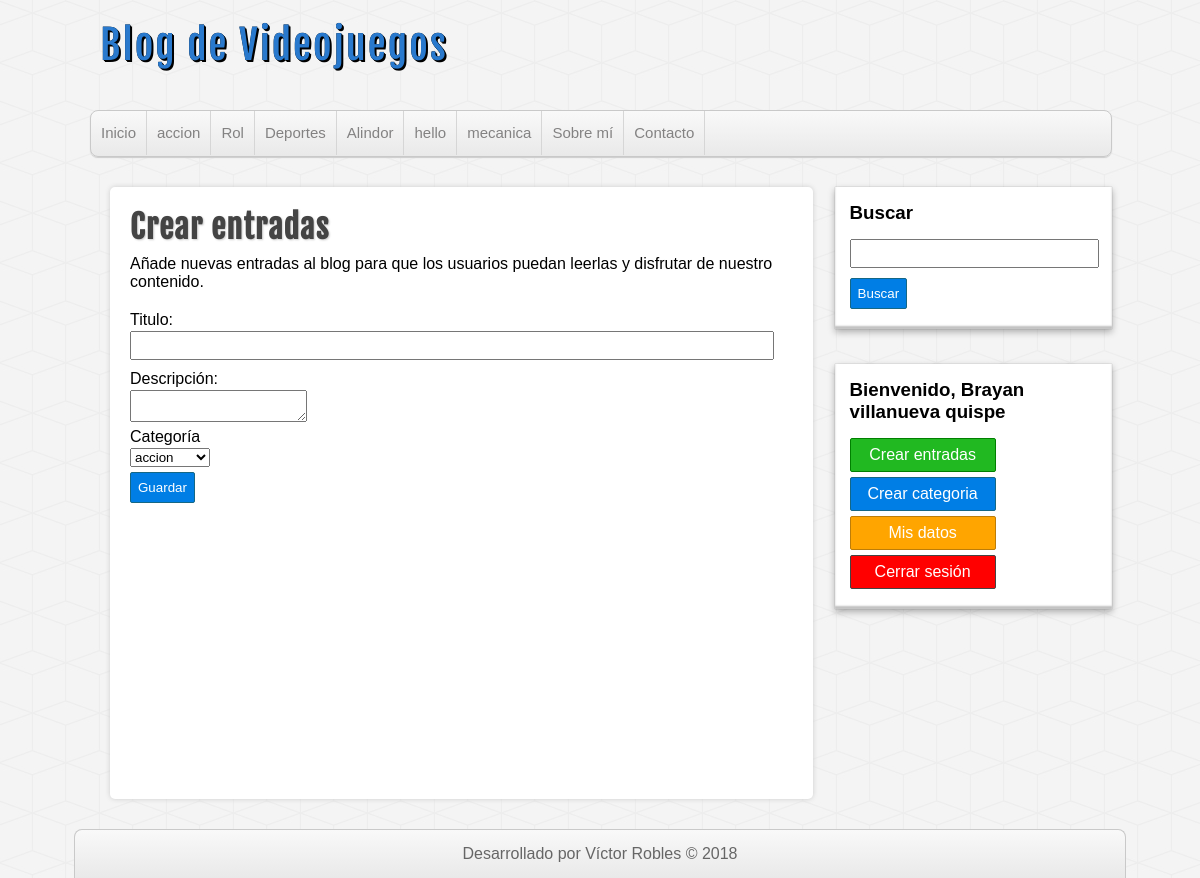
The page /crear-entradas.php (signed in) on the database its author committed.
### tables this page shows
CREATE TABLE IF NOT EXISTS `categorias` (
  `id` int(255) NOT NULL AUTO_INCREMENT,
  `nombre` varchar(100) DEFAULT NULL,
  PRIMARY KEY (`id`)
);

### includes/helpers.php (called while the page is built, shortened)
<?php
function conseguirCategorias($conexion){
	$sql = "SELECT * FROM categorias ORDER BY id ASC;";
	$categorias = mysqli_query($conexion, $sql);
	$resultado = array();
	if($categorias && mysqli_num_rows($categorias) >= 1){
		$resultado = $categorias;
	}
	return $resultado;
}

### crear-entradas.php (the view, shortened to what this page needs)
<?php require_once 'includes/cabecera.php'; ?>
<?php require_once 'includes/lateral.php'; ?>
<div id="principal">
	<h1>Crear entradas</h1>
	<p>
		Añade nuevas entradas al blog para que los usuarios puedan
		leerlas y disfrutar de nuestro contenido.
	</p>
	<br/>
	<form action="guardar-entrada.php" method="POST">
		<label for="titulo">Titulo:</label>
		<input type="text" name="titulo" />
		<label for="descripcion">Descripción:</label>
		<textarea name="descripcion"></textarea>
		<label for="categoria">Categoría</label>
		<select name="categoria">
			<?php
				$categorias = conseguirCategorias($db);
				if(!empty($categorias)):
				while($categoria = mysqli_fetch_assoc($categorias)):
			?>
				<option value="<?=$categoria['id']?>">
					<?=$categoria['nombre']?>
				</option>
			<?php
				endwhile;
				endif;
			?>
		</select>
		<input type="submit" value="Guardar" />
	</form>
</div>
<?php require_once 'includes/pie.php'; ?>

### includes/cabecera.php (shortened to what this page needs)
<?php require_once 'conexion.php'; ?>
<?php require_once 'includes/helpers.php'; ?>
<!DOCTYPE HTML>
<html lang="es">
	<head>
		<link rel="stylesheet" type="text/css" href="./assets/css/style.css" />
	</head>
	<body>
		<header id="cabecera">
			<div id="logo">
				<a href="index.php">
					Blog de Videojuegos
				</a>
			</div>
			<nav id="menu">
				<ul>
					<li>
						<a href="index.php">Inicio</a>
					</li>
					<?php
						$categorias = conseguirCategorias($db);
						if(!empty($categorias)):
							while($categoria = mysqli_fetch_assoc($categorias)):
					?>
								<li>
									<a href="categoria.php?id=<?=$categoria['id']?>"><?=$categoria['nombre']?></a>
								</li>
					<?php
							endwhile;
						endif;
					?>
					<li>
						<a href="index.php">Sobre mí</a>
					</li>
					<li>
						<a href="index.php">Contacto</a>
					</li>
				</ul>
			</nav>
		</header>
		<div id="contenedor">

### assets/css/style.css (style rules this page uses)
* { margin: 0px; padding: 0px; font-family: sans-serif, Helvetica, Arial; text-decoration: none; }
body { background: url(../img/cubes.png) #F4F4F4; }
#cabecera { width: 85%; height: auto; background: transparent; margin: 0px auto; }
#logo { float:left; width: 540px; height: 110px; }
#logo a { font-family: "fajala", Helvetica; font-size: 40px; letter-spacing: 2px; color: #2979CD; text-shadow: 0px 0px 0px black, 1px 1px 0px black, 2px 2px 0px black; transition: all 500ms; line-height: 90px; margin-left: 10px; }
#menu { clear: both; width: 100%; height: 45px; background: linear-gradient(to bottom, #f9f9f9 0px, #e9e9e9 100%); border: 1px solid #C9C9C9; border-radius: 8px; box-shadow: 0px 1px 1px #ccc; overflow: hidden; }
#menu ul { list-style: none; }
#menu ul li { float: left; line-height: 44px; border-right: 1px solid #D6D6D6; }
#menu ul li a { display: block; padding-left: 10px; padding-right: 10px; font-size: 15px; color: #838282; }
#contenedor { width: 85%; height: auto; margin: 0px auto; margin-top: 30px; margin-bottom: 30px; }
label, input[type="text"], input[type="email"], input[type="password"] { display: block; width: 95%; margin-top:2px; margin-bottom: 2px; }
input[type="text"], input[type="email"], input[type="password"] { padding: 5px; margin-bottom: 10px; }
input[type="button"], input[type="submit"], .boton { margin-top: 5px; margin-bottom: 5px; display: block; border-radius: 2px; color:white; background: #007ee5; border: 1px solid #156785; cursor:pointer; padding: 7px; }
#principal { float: left; width: 65%; min-height: 572px; background:white; border-radius: 5px; box-shadow: 0px 0px 5px #ccc; margin-left: 20px; padding: 20px; overflow: hidden; }
#principal h1 { font-size: 32px; color: #444; letter-spacing: 1px; text-shadow: 1px 1px 2px #ccc; font-family: "fajala"; }
#principal p { margin-top: 8px; }

### rows shown on the page
categorias: nombre "accion"
categorias: nombre "Rol"
categorias: nombre "Deportes"
categorias: nombre "Alindor"
categorias: nombre "hello"
categorias: nombre "mecanica"

### other values the page prints
$_SESSION['usuario']['nombre'] "Brayan"
$_SESSION['usuario']['apellidos'] "villanueva quispe"
form field categoria "accion"
